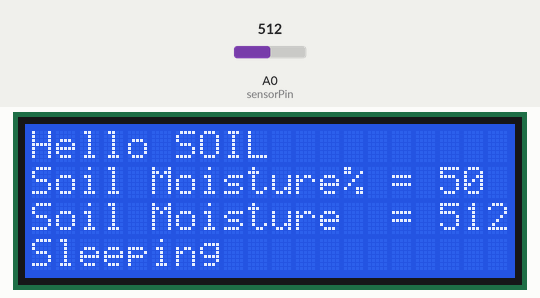
Simulated run of this sketch. Board: ESP8266 (NodeMCU). Shown: 20×4 character LCD. Inputs (shaded band) come from the test bench; at power-on: A0 (sensorPin) = 512. WiFi joins after 1.5 s; servers stay silent unless stated; uploads are accepted with an empty reply; what the sketch prints to the serial monitor is not drawn.

Above: at 13.2 s.
At 24.5 s:
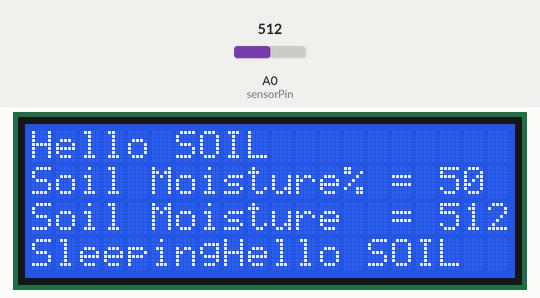

Measured:
- what the display in image 0 shows lasts 11.4 s, from 13.1 s to 24.5 s

The sketch:

Soil_Moisture.ino
```cpp
#include <ESP8266WiFi.h>
#include <FirebaseArduino.h>
#include <ESP8266HTTPClient.h>
#include <ESP8266WiFiMulti.h>
#include <WiFiManager.h>
#include <Wire.h>
#include <LiquidCrystal_I2C.h>

#define FIREBASE_HOST "soil-5abff.firebaseio.com"
#define FIREBASE_AUTH "8ZZGo1DD9OE8mAzvifAkzJkfOKHfVMoE7r8g0lEK"
#define SECONDS_DS(seconds) ((seconds)*1000000UL)

int sensorPin = A0;
int soil=0,soi,so,s;
ESP8266WiFiMulti WiFiMulti;
// NodeMCU Dev Kit => D1 = SCL, D2 = SDA
LiquidCrystal_I2C lcd(0x27, 20, 4);

void setup() {
  Serial.begin(115200);
  //Serial.println("LED test!");
  lcd.begin();
    WiFiManager wifiManager;
    wifiManager.setTimeout(180);
    if(!wifiManager.autoConnect("AutoConnectAP"))
    {
      Serial.println("Failed to connect and hit timeout");
      delay(3000);
      ESP.reset();
      delay(5000);
    }
    WiFi.printDiag(Serial);
    Serial.println();
    Serial.println("connected...OK");
  Firebase.begin(FIREBASE_HOST, FIREBASE_AUTH);

}

void loop() {
  soil = analogRead(sensorPin);
  soi = 1024-soil;
  s = (soi*100)/1024;
  delay(1000);
  Serial.print("Soil Moisture% = " );
  Serial.println(s);
  Serial.print("Soil Moisture  = " );
  Serial.println(soi);
  Firebase.setInt("Soil/percent", s);
  Firebase.setInt("Soil/data", soi);
  if (Firebase.failed()) {
      Serial.print("pushing /Soil failed:");
      Serial.println(Firebase.error());
      return;
    }
    delay(10000);
   lcd.backlight();
   lcd.print("Hello SOIL");
   lcd.setCursor(0, 1);
   lcd.print("Soil Moisture% = ");
   lcd.print(s);
   lcd.setCursor(0, 2);
   lcd.print("Soil Moisture  = ");
   lcd.print(soi);

   if ((WiFiMulti.run() == WL_CONNECTED)) {
      HTTPClient http;
      String url = "https://watthana.us/soil/index.php?percent="+String(s)+"&data="+String(soi);
      Serial.println(url);
      http.begin(url,"3A 36 07 3E 51 10 C6 46 62 C6 C4 35 63 B0 40 9D 26 E5 35 B6");

      int httpCode = http.GET();
      if (httpCode > 0) {
      Serial.printf("[HTTP] GET... code: %d\n", httpCode);
      Serial.println("Successful Ok");
      if (httpCode == HTTP_CODE_OK) {
      String payload = http.getString();
      Serial.println(payload);
      }
      } else {
      Serial.printf("[HTTP] GET... failed, error: %s\n", http.errorToString(httpCode).c_str());
      }
      http.end();
    }

   Serial.println("Sleeping");
   lcd.setCursor(0, 3);
   lcd.print("Sleeping");
   //ESP.deepSleep(SECONDS_DS(30));
}
```
